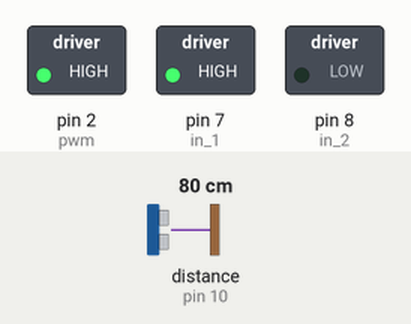
Bench run of a sketch on a simulated Arduino Uno, built with avr-gcc and run on an emulated ATmega328P. On the bench: switched loads named in the sketch (green lamp = pin HIGH). Wiring (inferred from the names in the program): ultrasonic range finder: trigger pin 9; echo pin 10. The test bench sets the inputs (shaded band); at power-on: distance to the obstacle (sensor on pin 10) 80 cm. The echo pulse lasts 58.3 µs per cm; pins used as bus, display or sensor lines are not drawn; what the sketch prints to the serial monitor is not drawn.

Above: at 1.2 s.
1.3 s: distance to the obstacle (sensor on pin 10) set to 12 cm
2.8 s: distance to the obstacle (sensor on pin 10) set to 9 cm
At 3.3 s:
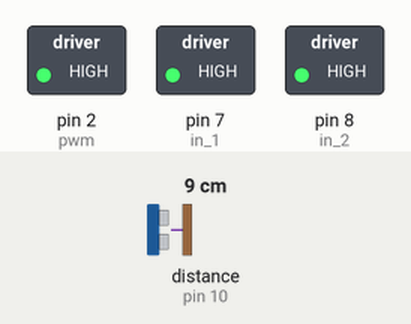
5.8 s: distance to the obstacle (sensor on pin 10) set to 18 cm
At 7.5 s:
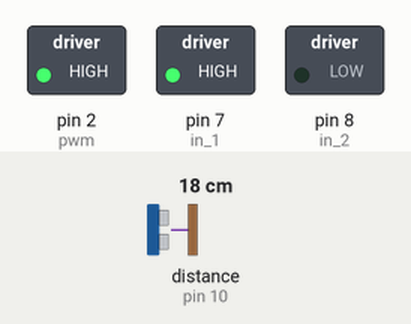
8.3 s: distance to the obstacle (sensor on pin 10) set to 2 cm
At 11.3 s:
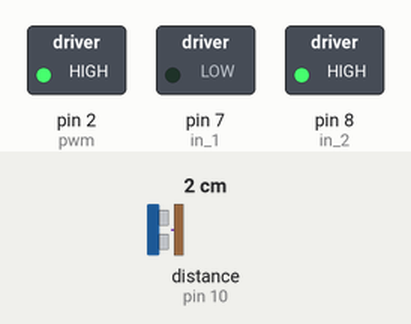
Timing chart, 0 to 12.3 s (numbered marks = the images above; inputs shaded):
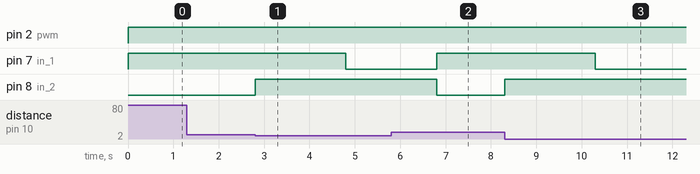

The sketch:

ultrasonic_w_motor.ino
```cpp
const int trigPin = 9;
const int echoPin = 10;
const int pwm = 2 ;  //initializing pin 2 as pwm
const int in_1 = 7 ;
const int in_2 = 8 ;
//For providing logic to L298 IC to choose the direction of the DC motor
// defines variables
long duration;
int distance;
void setup() {
pinMode(trigPin, OUTPUT); // Sets the trigPin as an Output
pinMode(echoPin, INPUT); // Sets the echoPin as an Input
Serial.begin(9600); // Starts the serial communication
pinMode(pwm,OUTPUT) ;    //we have to set PWM pin as output
pinMode(in_1,OUTPUT) ;  //Logic pins are also set as output
pinMode(in_2,OUTPUT) ;
}
void loop() {
digitalWrite(in_1,HIGH) ;
digitalWrite(in_2,LOW) ;
analogWrite(pwm,255) ;
// Clears the trigPin
digitalWrite(trigPin, LOW);
delayMicroseconds(2);
// Sets the trigPin on HIGH state for 10 micro seconds
digitalWrite(trigPin, HIGH);
delayMicroseconds(10);
digitalWrite(trigPin, LOW);
// Reads the echoPin, returns the sound wave travel time in microseconds
duration = pulseIn(echoPin, HIGH);
// Calculating the distance
distance= duration*0.034/2; // The speed of sound is 340 m/s or 29 microseconds per centimeter.
  // The ping travels out and back, so to find the distance of the object we
  // take half of the distance travelled.
Serial.print(distance);
if  (distance < 10)
{
//For brake
digitalWrite(in_1,HIGH) ;
digitalWrite(in_2,HIGH) ;
delay(2000) ;
//For Anti Clock-wise motion - IN_1 = LOW , IN_2 = HIGH
digitalWrite(in_1,LOW) ;
digitalWrite(in_2,HIGH) ;
delay(2000) ;
}
 }
```

Measured:
- the behaviour switches between 11 and 10 cm on distance to the obstacle (sensor on pin 10) (found by bisection; images 0 and 1)
- after the input at 1.3 s, every drawn part: stays the same
- after the input at 2.8 s, pin 7 (in_1): HIGH → LOW after 2.0 s; pin 8 (in_2): LOW → HIGH at once
- after the input at 5.8 s, pin 8 (in_2): HIGH → LOW after 1.0 s
- after the input at 8.3 s, pin 7 (in_1): HIGH → LOW after 2.0 s; pin 8 (in_2): LOW → HIGH at once
